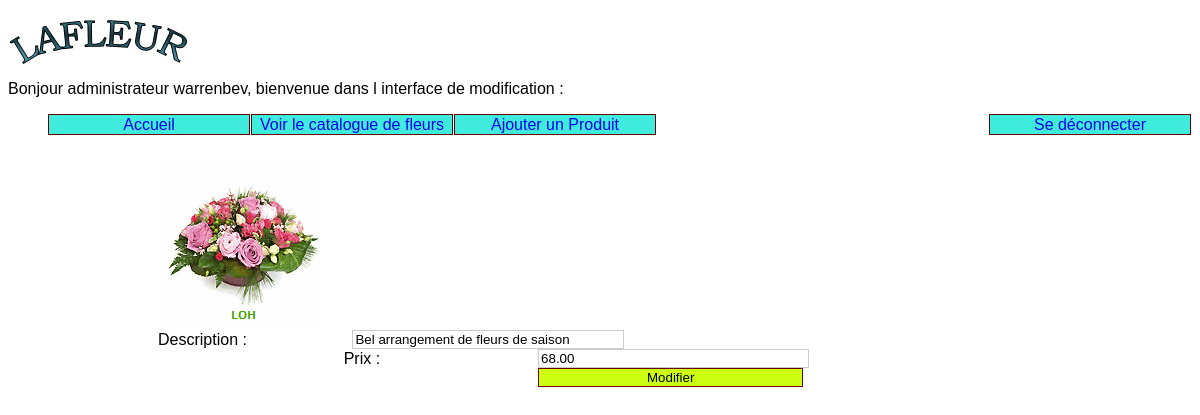
/index.php?uc=gestionProduits&categorie=com&produit=10&action=Modifier (signed in), run on the app's committed database.
### tables this page shows
CREATE TABLE IF NOT EXISTS produit
 (
  id INT (3) auto_increment NOT NULL,
  description CHAR(50), 
  prix DECIMAL (10,2) NOT NULL,
  image CHAR (50) NULL, 
  idCategorie CHAR (32) NOT NULL , 
  PRIMARY KEY (id) 
 );

### util/class.pdoLafleur.inc.php (called while the page is built, shortened)
<?php
class PdoLafleur
{
    private static $serveur='mysql:host=localhost';
    private static $bdd='dbname=lafleur';
    private static $user='lafleur' ;
    private static $mdp='secret' ;
	private static $monPdo;
	private static $monPdoLafleur = null;
 private function __construct() {
 	PdoLafleur::$monPdo = new PDO(PdoLafleur::$serveur.';'.PdoLafleur::$bdd, PdoLafleur::$user, PdoLafleur::$mdp);
 	PdoLafleur::$monPdo->query("SET CHARACTER SET utf8");
 }
  public  static function getPdoLafleur()
  {
  	if(PdoLafleur::$monPdoLafleur == null) {
  		PdoLafleur::$monPdoLafleur = new PdoLafleur();
  	}
  	return PdoLafleur::$monPdoLafleur;
  }
  public function getProduit($idProduit) {
  	$requetePrepare = PdoLafleur::$monPdo->prepare(
  		'SELECT * '
  		. 'FROM produit '
  		. 'WHERE id = :idProduit'
  	);
  	$requetePrepare->bindParam(':idProduit', $idProduit, PDO::PARAM_INT);
  	$requetePrepare->execute();
  	$lesLignes = $requetePrepare->fetch();
  	return $lesLignes;
  }
}
?>

### vues/v_modifProduit.admin.php (the view, shortened to what this page needs)
<div id="produits">
<?php
	$id = $unProduit['id'];
	$description = $unProduit['description'];
	$prix=$unProduit['prix'];
	$image = $unProduit['image'];
?>
<div id="administrer">
	<form method="post" action="index.php?uc=gestionProduits&action=MiseAJour&id=<?php echo $id?>">
	   <p>
			<img src=<?php echo $image ?> alt="article" title="article">
			<br />
			<label for="description">Description  :</label>
			<input type="text" name="description" id="description" value="<?php echo $description ?>"/>
			<br />
			<label for="prix">Prix :</label>
			<input type="text" name="prix" id="prix" value="<?php echo $prix ?>"/>
			<br />
			<input type="submit" value="Modifier" style="background-color: #ccff11; border: 1px solid #600"/>
	   </p>
	</form>
</div>

### util/cssGeneral.css (style rules this page uses)
html { font:normal 100%/1.2em "Trebuchet MS",Verdana,Helvetica,Arial,sans-serif; }
label { background:transparent none; display: block; width: 20%; float: left; padding-right: 1%; text-align: left; }
input { margin-left: 1%; width: 30%; border: #CCC 1px solid; }
input[type="submit"] { border: #DDEEFF 1px solid; width: 30%; }
#produits { padding:0 150px; }

### data on the page
produit: image (picture), description "Bel arrangement de fleurs de saison", prix "68.00"

### other printed values
$_SESSION['login'] "warrenbev"
